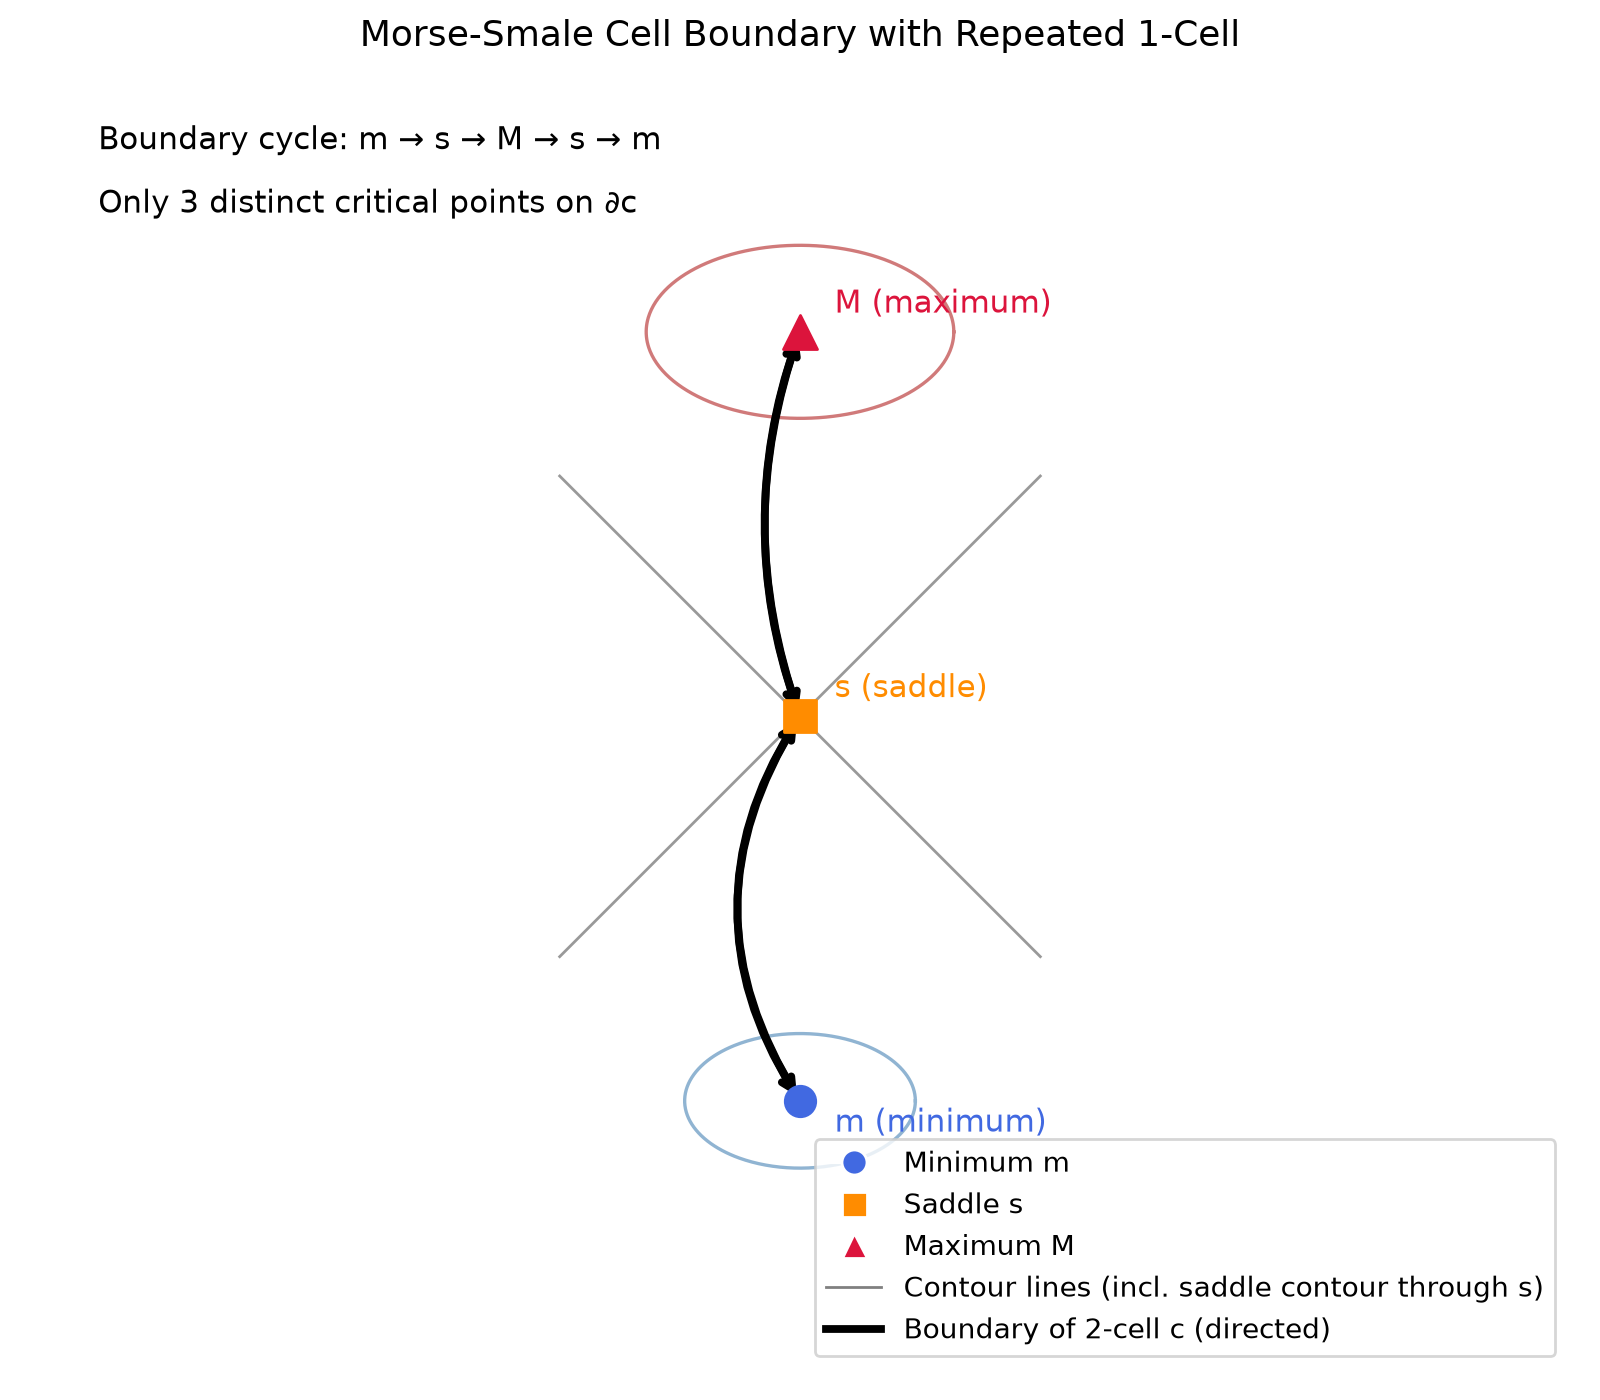

Recreate this plot in Python.
import matplotlib.pyplot as plt
from matplotlib.lines import Line2D
import numpy as np


def make_figure(output_path: str = "morse_smale_boundary.png") -> None:
    fig, ax = plt.subplots(figsize=(8, 7))

    # Critical points
    m = np.array([0.0, -2.0])
    s = np.array([0.0, 0.0])
    M = np.array([0.0, 2.0])

    # Contours (schematic)
    theta = np.linspace(0, 2 * np.pi, 400)
    ax.plot(0.6 * np.cos(theta), -2 + 0.35 * np.sin(theta), color="steelblue", alpha=0.6, lw=1.2)
    ax.plot(0.8 * np.cos(theta), 2 + 0.45 * np.sin(theta), color="firebrick", alpha=0.6, lw=1.2)

    t = np.linspace(-1.25, 1.25, 300)
    ax.plot(t, t, color="gray", lw=1.0, alpha=0.8)
    ax.plot(t, -t, color="gray", lw=1.0, alpha=0.8)

    # Boundary of c: m -> s -> M -> s -> m
    def arrow(p0, p1, rad):
        ax.annotate(
            "",
            xy=p1,
            xytext=p0,
            arrowprops=dict(arrowstyle="->", lw=2.8, color="black", connectionstyle=f"arc3,rad={rad}"),
        )

    arrow(m, s, -0.32)   # m->s (first traversal)
    arrow(s, M, -0.18)   # s->M
    arrow(M, s, 0.18)    # M->s (reverse of same s<->M 1-cell)
    arrow(s, m, 0.32)    # s->m (reverse of same m<->s 1-cell)

    # Critical point markers
    ax.scatter(*m, s=120, c="royalblue", marker="o", zorder=3)
    ax.scatter(*s, s=130, c="darkorange", marker="s", zorder=3)
    ax.scatter(*M, s=150, c="crimson", marker="^", zorder=3)

    ax.text(*(m + np.array([0.18, -0.16])), "m (minimum)", color="royalblue", fontsize=11)
    ax.text(*(s + np.array([0.18, 0.1])), "s (saddle)", color="darkorange", fontsize=11)
    ax.text(*(M + np.array([0.18, 0.1])), "M (maximum)", color="crimson", fontsize=11)

    ax.text(-3.65, 2.95, "Boundary cycle: m → s → M → s → m", fontsize=11, color="black")
    ax.text(-3.65, 2.62, "Only 3 distinct critical points on ∂c", fontsize=11, color="black")

    legend_elements = [
        Line2D([0], [0], marker="o", color="w", label="Minimum m", markerfacecolor="royalblue", markersize=9),
        Line2D([0], [0], marker="s", color="w", label="Saddle s", markerfacecolor="darkorange", markersize=9),
        Line2D([0], [0], marker="^", color="w", label="Maximum M", markerfacecolor="crimson", markersize=9),
        Line2D([0], [0], color="gray", lw=1.0, label="Contour lines (incl. saddle contour through s)"),
        Line2D([0], [0], color="black", lw=2.8, label="Boundary of 2-cell c (directed)"),
    ]
    ax.legend(handles=legend_elements, loc="lower right", frameon=True)

    ax.set_title("Morse-Smale Cell Boundary with Repeated 1-Cell", fontsize=13)
    ax.set_xlim(-4.0, 4.0)
    ax.set_ylim(-3.4, 3.4)
    ax.set_aspect("equal", adjustable="box")
    ax.axis("off")

    fig.tight_layout()
    fig.savefig(output_path, dpi=200)
    plt.close(fig)


if __name__ == "__main__":
    make_figure()
